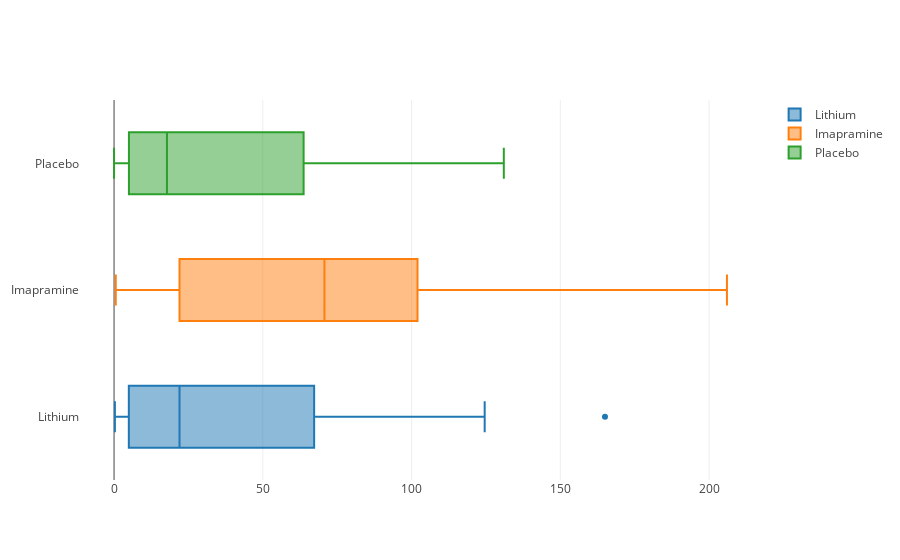

Notebook code cell kept with this figure:
### Markdown cell above
Using this display and numerical summary, I will **compare distribution of one quantitative varibale over multiple groups**

### Code cell
tt0 = go.Box(x=depression[depression.Treat == 0].Time, name="Lithium")
tt1 = go.Box(x=depression[depression.Treat == 1].Time, name="Imapramine")
tt2 = go.Box(x=depression[depression.Treat == 2].Time, name="Placebo")

iplot(go.Figure(data=[tt0, tt1, tt2]))

### Figure 1 — Plotly figure (JSON) as saved in the notebook; plotly's stock layout.template omitted (floating-point values rounded to 4 significant figures)
{"data": [{"name": "Lithium", "type": "box", "uid": "c1f980", "x": [36.14, 49.71, 14.43, 104.9, 105.9, 5.571, 16.29, 1.286, 2.143, 4, 74.14, 78.43, 79, 9, 3.286, 30, 3.286, 19.71, 71.71, 50.86, 36.29, 165, 124.6, 68, 42, 37.86, 0.286, 22, 5.429, 67, 6.286, 5.286, 0.857, 46.29, 0.571, 6.429, 2]}, {"name": "Imapramine", "type": "box", "uid": "8df3f6", "x": [105.1, 74.57, 106.4, 105.1, 83, 27.29, 98, 100, 27.14, 17.43, 78, 66.86, 78.14, 15.86, 32.57, 206, 1.571, 126.7, 155, 39.57, 28, 38, 111.6, 3.429, 26, 92.71, 106.7, 75, 86, 3.429, 5, 1, 109.6, 0.571, 9.143, 102, 31.86, 22]}, {"name": "Placebo", "type": "box", "uid": "0d66c7", "x": [5, 2.857, 102.4, 55.71, 104.9, 0.143, 1.429, 45.86, 78.43, 7.143, 31, 17.29, 0.143, 8, 63.71, 96.29, 102.6, 8.143, 16, 39.57, 131, 11.14, 115, 44, 77.86, 12.43, 3.429, 6.571, 1, 45, 4.714, 0, 20.86, 18.29]}], "layout": {"autosize": true, "xaxis": {"autorange": true, "range": [-11.44, 217.4], "type": "linear"}, "yaxis": {"autorange": true, "range": [-0.5, 2.5], "type": "category"}}}
